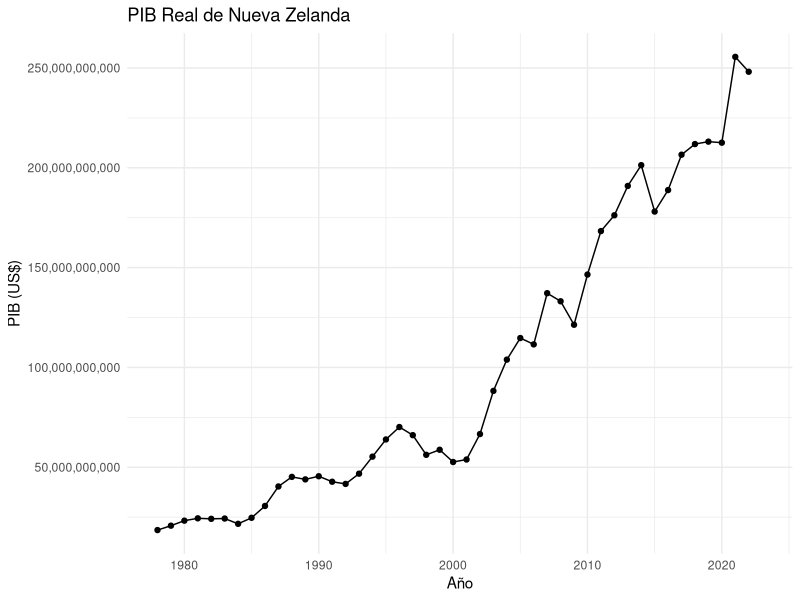
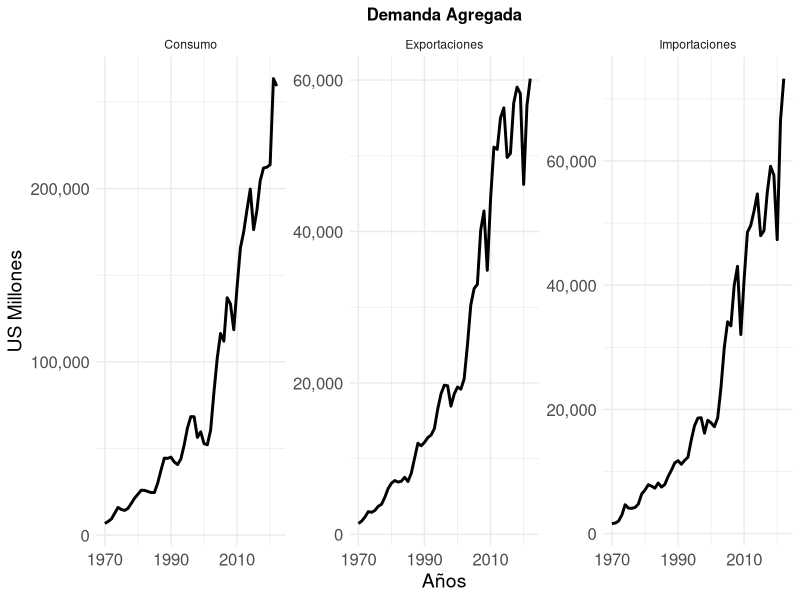
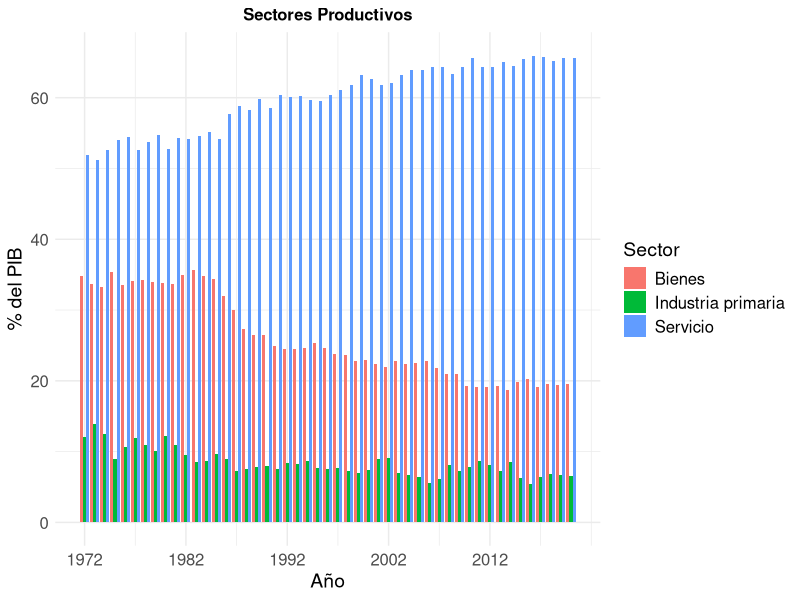
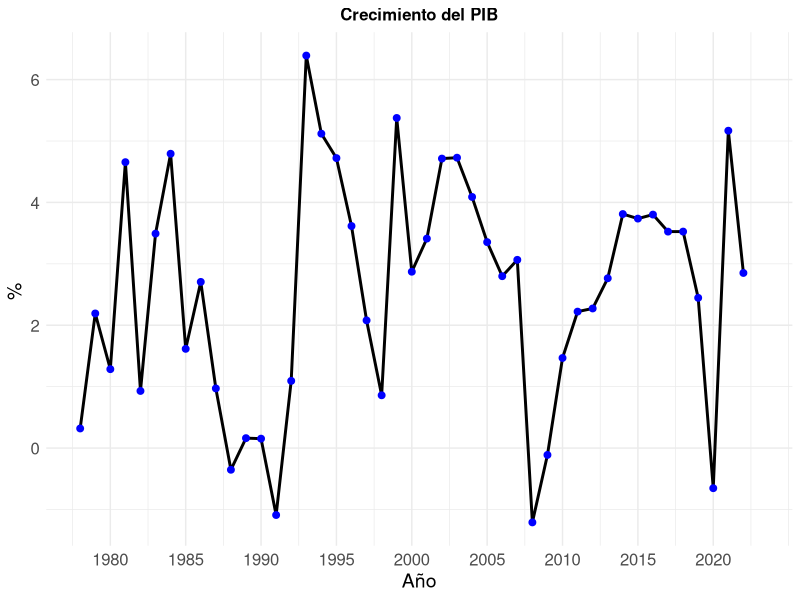
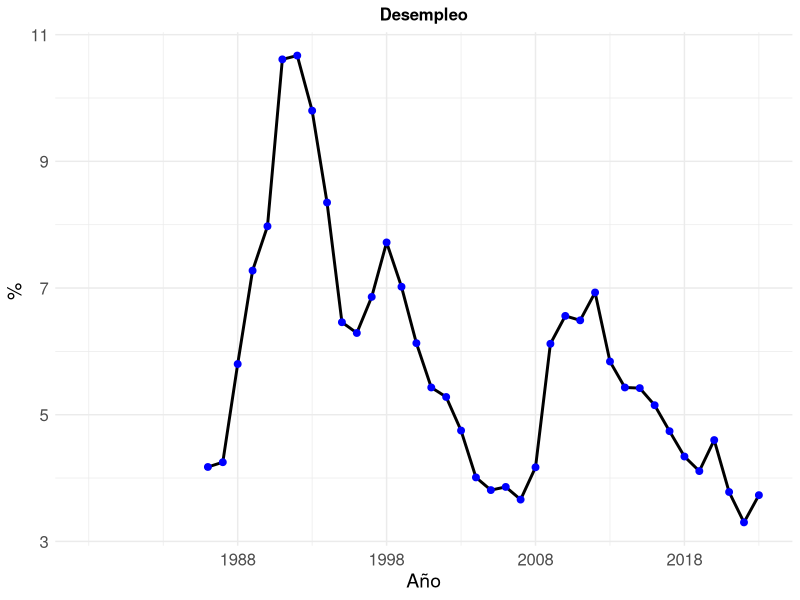
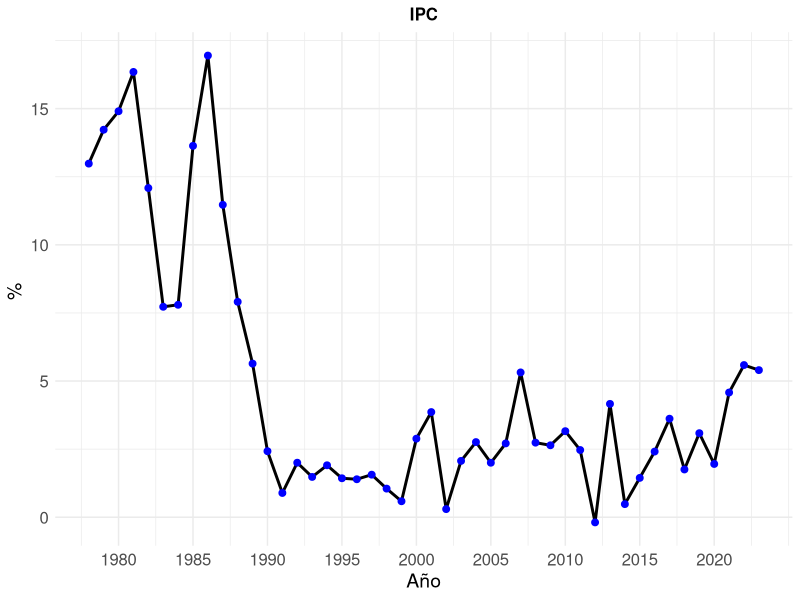
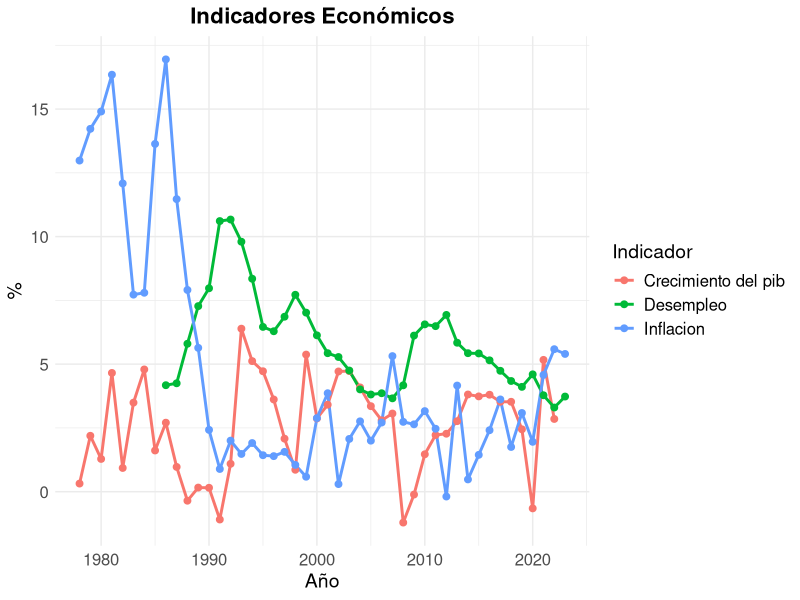
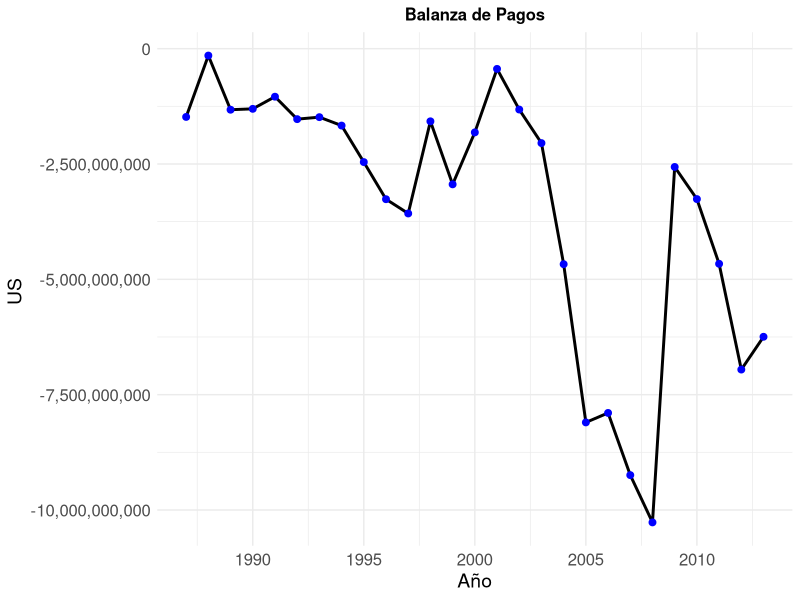

Write the R code that produced these figures, in order.
## ---- chunk 1
library(readxl)
datos <- read_excel("Nueva zelanda pib.xlsx")
library(ggplot2)
datos$Año <- as.numeric(as.character(datos$Año))
library(scales)
library(tidyr)
library(readxl)
library(dplyr)
deuda_gob <- read_excel("deuda gob.xls")
## ---- chunk 2
# Crea el gráfico con los ajustes solicitados
ggplot(datos, aes(x = Año, y = `PIB US a precio actual`)) +
  geom_line() +   # Para crear una línea que conecte los puntos
  geom_point() +  # Para añadir puntos en los datos
  labs(title = "PIB Real de Nueva Zelanda", 
       x = "Año", 
       y = "PIB (US$)") +
  scale_x_continuous(breaks = seq(1980, 2020, by = 10)) +  # Muestra solo años de 10 en 10 desde 1980 a 2020
  scale_y_continuous(labels = comma) +  # Formatea los valores del eje Y
  theme_minimal()  # Tema minimalista para una mejor visualización
## ---- chunk 3
demanda_agregada <- read_excel("demanda agregada.xlsx")
demanda_agregada$Años <- as.numeric(as.character(demanda_agregada$Años))

# Reorganiza los datos al formato largo
demanda_long <- demanda_agregada %>%
  pivot_longer(cols = c(Consumo, Exportaciones, Importaciones), 
               names_to = "Variable", 
               values_to = "Valor")

# Crea el gráfico con facetas
ggplot(demanda_long, aes(x = Años, y = Valor)) +
  geom_line(color = "black", size = 1) +  # Para crear una línea negra que conecte los puntos
  labs(
    title = "Demanda Agregada", 
    x = "Años", 
    y = "US Millones"
  ) +
  scale_x_continuous(
    breaks = seq(min(demanda_long$Años, na.rm = TRUE), max(demanda_long$Años, na.rm = TRUE), by = 20)
  ) +  # Muestra años de 10 en 10
  scale_y_continuous(labels = comma) +  # Formatea los valores del eje Y
  theme_minimal() +  # Tema minimalista para una mejor visualización
  theme(
    plot.title = element_text(hjust = 0.5, size = 12, face = "bold"),  # Centra y estiliza el título
    axis.title.x = element_text(size = 14),  # Ajusta el tamaño del título del eje X
    axis.title.y = element_text(size = 14),  # Ajusta el tamaño del título del eje Y
    axis.text = element_text(size = 12)  # Ajusta el tamaño del texto de los ejes
  ) +
  facet_wrap(~ Variable, scales = "free_y")  # Crea facetas para cada variable con escalas libres en el eje Y
## ---- chunk 4
por_cont <- read_excel("por cont.xlsx")
por_cont$año <- as.numeric(as.character(por_cont$año))

por_cont_long <- por_cont %>%
  pivot_longer(cols = c(`Industria primaria`, Bienes, Servicio), 
               names_to = "Variable", 
               values_to = "Valor")

# Crea el gráfico de barras con los ajustes solicitados
ggplot(por_cont_long, aes(x = año, y = Valor, fill = Variable)) +
  geom_bar(stat = "identity", position = "dodge") +  # Crea barras separadas por variable
  labs(title = "Sectores Productivos", 
       x = "Año", 
       y = "% del PIB", 
       fill = "Sector") +  # Etiqueta de la leyenda
  scale_x_continuous(breaks = seq(min(por_cont$año), max(por_cont$año), by = 10)) +  # Muestra años de 10 en 10
  scale_y_continuous(labels = comma) +  # Formatea los valores del eje Y
  theme_minimal() +  # Tema minimalista para una mejor visualización
  theme(
    plot.title = element_text(hjust = 0.5, size = 12, face = "bold"),  # Centra y estiliza el título
    axis.title.x = element_text(size = 14),  # Ajusta el tamaño del título del eje X
    axis.title.y = element_text(size = 14),  # Ajusta el tamaño del título del eje Y
    axis.text = element_text(size = 12),  # Ajusta el tamaño del texto de los ejes
    legend.title = element_text(size = 14),  # Ajusta el tamaño del título de la leyenda
    legend.text = element_text(size = 12)  # Ajusta el tamaño del texto de la leyenda
  )
## ---- chunk 5
# Crea el gráfico con los ajustes solicitados
ggplot(datos, aes(x = Año, y =`Crecimiento del pib`)) +
  geom_line(color = "black", size = 1) +   # Para crear una línea azul que conecte los puntos
  geom_point(color = "blue", size = 2) +  # Para añadir puntos rojos en los datos
  labs(title = "Crecimiento del PIB", 
       x = "Año", 
       y = "% ") +
  scale_x_continuous(breaks = seq(1980, 2020, by = 5)) +  # Muestra solo años de 10 en 10 desde 1980 a 2020
  scale_y_continuous(labels = comma) +  # Formatea los valores del eje Y
  theme_minimal() +  # Tema minimalista para una mejor visualización
  theme(
    plot.title = element_text(hjust = 0.5, size = 12, face = "bold"),  # Centra y estiliza el título
    axis.title.x = element_text(size = 14),  # Ajusta el tamaño del título del eje X
    axis.title.y = element_text(size = 14),  # Ajusta el tamaño del título del eje Y
    axis.text = element_text(size = 12)  # Ajusta el tamaño del texto de los ejes
  )
## ---- chunk 6

# Crea el gráfico con los ajustes solicitados
ggplot(datos, aes(x = Año, y = Desempleo)) +
  geom_line(color = "black", size = 1) +   # Para crear una línea azul que conecte los puntos
  geom_point(color = "blue", size = 2) +  # Para añadir puntos rojos en los datos
  labs(title = "Desempleo", 
       x = "Año", 
       y = "% ") +
  scale_x_continuous(breaks = seq(1988, 2020, by = 10)) +  # Muestra solo años de 10 en 10 desde 1980 a 2020
  scale_y_continuous(labels = comma) +  # Formatea los valores del eje Y
  theme_minimal() +  # Tema minimalista para una mejor visualización
  theme(
    plot.title = element_text(hjust = 0.5, size = 12, face = "bold"),  # Centra y estiliza el título
    axis.title.x = element_text(size = 14),  # Ajusta el tamaño del título del eje X
    axis.title.y = element_text(size = 14),  # Ajusta el tamaño del título del eje Y
    axis.text = element_text(size = 12)  # Ajusta el tamaño del texto de los ejes
  )
## ---- chunk 7
ggplot(datos, aes(x = Año, y = Inflacion)) +
  geom_line(color = "black", size = 1) +   # Para crear una línea azul que conecte los puntos
  geom_point(color = "blue", size = 2) +  # Para añadir puntos rojos en los datos
  labs(title = "IPC", 
       x = "Año", 
       y = "% ") +
  scale_x_continuous(breaks = seq(1980, 2020, by = 5)) +  # Muestra solo años de 10 en 10 desde 1980 a 2020
  scale_y_continuous(labels = comma) +  # Formatea los valores del eje Y
  theme_minimal() +  # Tema minimalista para una mejor visualización
  theme(
    plot.title = element_text(hjust = 0.5, size = 12, face = "bold"),  # Centra y estiliza el título
    axis.title.x = element_text(size = 14),  # Ajusta el tamaño del título del eje X
    axis.title.y = element_text(size = 14),  # Ajusta el tamaño del título del eje Y
    axis.text = element_text(size = 12)  # Ajusta el tamaño del texto de los ejes
  )
## ---- chunk 8


datos_long_2 <- datos %>%
  pivot_longer(cols = c(`Crecimiento del pib`, Desempleo, Inflacion), 
               names_to = "Variable", 
               values_to = "Valor")

# Crea el gráfico con los ajustes solicitados
ggplot(datos_long_2, aes(x = Año, y = Valor, color = Variable)) +
  geom_line(size = 1) +   # Para crear una línea que conecte los puntos
  geom_point(size = 2) +  # Para añadir puntos en los datos
  labs(title = "Indicadores Económicos", 
       x = "Año", 
       y = "%", 
       color = "Indicador") +  # Etiqueta de la leyenda
  scale_x_continuous(breaks = seq(1980, 2020, by = 10)) +  # Muestra solo años de 10 en 10 desde 1980 a 2020
  scale_y_continuous(labels = comma) +  # Formatea los valores del eje Y
  theme_minimal() +  # Tema minimalista para una mejor visualización
  theme(
    plot.title = element_text(hjust = 0.5, size = 16, face = "bold"),  # Centra y estiliza el título
    axis.title.x = element_text(size = 14),  # Ajusta el tamaño del título del eje X
    axis.title.y = element_text(size = 14),  # Ajusta el tamaño del título del eje Y
    axis.text = element_text(size = 12),  # Ajusta el tamaño del texto de los ejes
    legend.title = element_text(size = 14),  # Ajusta el tamaño del título de la leyenda
    legend.text = element_text(size = 12)  # Ajusta el tamaño del texto de la leyenda
  )
## ---- chunk 9
balanza_de_pago <- read_excel("balanza de pago.xls")

ggplot(balanza_de_pago, aes(x = año, y = bp)) +
  geom_line(color = "black", size = 1) +   # Para crear una línea azul que conecte los puntos
  geom_point(color = "blue", size = 2) +  # Para añadir puntos rojos en los datos
  labs(title = "Balanza de Pagos", 
       x = "Año", 
       y = "US ") +
  scale_x_continuous(breaks = seq(1980, 2020, by = 5)) +  # Muestra solo años de 10 en 10 desde 1980 a 2020
  scale_y_continuous(labels = comma) +  # Formatea los valores del eje Y
  theme_minimal() +  # Tema minimalista para una mejor visualización
  theme(
    plot.title = element_text(hjust = 0.5, size = 12, face = "bold"),  # Centra y estiliza el título
    axis.title.x = element_text(size = 14),  # Ajusta el tamaño del título del eje X
    axis.title.y = element_text(size = 14),  # Ajusta el tamaño del título del eje Y
    axis.text = element_text(size = 12)  # Ajusta el tamaño del texto de los ejes
  )
## ---- chunk 10
tc <- read_excel("tc.xls")
ggplot(tc, aes(x = año, y = tc)) +
  geom_line(color = "black", size = 1) +   # Para crear una línea azul que conecte los puntos
  geom_point(color = "blue", size = 2) +  # Para añadir puntos rojos en los datos
  labs(title = "Tipo de Cambio", 
       x = "Año", 
       y = " ") +
  scale_x_continuous(breaks = seq(1910, 2020, by = 5)) +  # Muestra solo años de 10 en 10 desde 1980 a 2020
  scale_y_continuous(labels = comma) +  # Formatea los valores del eje Y
  theme_minimal() +  # Tema minimalista para una mejor visualización
  theme(
    plot.title = element_text(hjust = 0.5, size = 12, face = "bold"),  # Centra y estiliza el título
    axis.title.x = element_text(size = 14),  # Ajusta el tamaño del título del eje X
    axis.title.y = element_text(size = 14),  # Ajusta el tamaño del título del eje Y
    axis.text = element_text(size = 12))  # Ajusta el tamaño del texto de los ejes
## ---- chunk 11
bf <- read_excel("bf.xls")
ggplot(bf, aes(x = año, y = bf)) +
  geom_line(color = "black", size = 1) +   # Para crear una línea azul que conecte los puntos
  geom_point(color = "blue", size = 2) +  # Para añadir puntos rojos en los datos
  labs(title = "Balanza Fiscal", 
       x = "Año", 
       y = " US Millones ") +
  scale_x_continuous(breaks = seq(1980, 2020, by = 5)) +  # Muestra solo años de 10 en 10 desde 1980 a 2020
  scale_y_continuous(labels = comma) +  # Formatea los valores del eje Y
  theme_minimal() +  # Tema minimalista para una mejor visualización
  theme(
    plot.title = element_text(hjust = 0.5, size = 12, face = "bold"),  # Centra y estiliza el título
    axis.title.x = element_text(size = 14),  # Ajusta el tamaño del título del eje X
    axis.title.y = element_text(size = 14),  # Ajusta el tamaño del título del eje Y
    axis.text = element_text(size = 12))  # Ajusta el tamaño del texto de los ejes
## ---- chunk 12
ggplot(deuda_gob, aes(x = año, y = deuda)) +
  geom_line(color = "black", size = 1) +   # Para crear una línea azul que conecte los puntos
  geom_point(color = "blue", size = 2) +  # Para añadir puntos rojos en los datos
  labs(title = "Deuda del Gobierno", 
       x = "Año", 
       y = "% PIB ") +
  theme_minimal() +  # Tema minimalista para una mejor visualización
  theme(
    plot.title = element_text(hjust = 0.5, size = 12, face = "bold"),  # Centra y estiliza el título
    axis.title.x = element_text(size = 14),  # Ajusta el tamaño del título del eje X
    axis.title.y = element_text(size = 14),  # Ajusta el tamaño del título del eje Y
    axis.text = element_text(size = 12)  # Ajusta el tamaño del texto de los ejes
  )
## ---- chunk 13

cta_cor <- read_excel("cta cor.xls")

ggplot(cta_cor, aes(x = año, y = cta)) +
  geom_line(color = "black", size = 1) +   # Para crear una línea azul que conecte los puntos
  geom_point(color = "blue", size = 2) +  # Para añadir puntos rojos en los datos
  labs(title = "Cuenta Corriente", 
       x = "Año", 
       y = "% PIB ") +
  theme_minimal() +  # Tema minimalista para una mejor visualización
  theme(
    plot.title = element_text(hjust = 0.5, size = 12, face = "bold"),  # Centra y estiliza el título
    axis.title.x = element_text(size = 14),  # Ajusta el tamaño del título del eje X
    axis.title.y = element_text(size = 14),  # Ajusta el tamaño del título del eje Y
    axis.text = element_text(size = 12)  # Ajusta el tamaño del texto de los ejes
  )
## ---- chunk 14

ti <- read_excel("ti.xlsx")
ti$año <- as.numeric(as.character(ti$año))

# Crea el gráfico con los ajustes solicitados
ggplot(ti, aes(x = año, y = ti)) +
  geom_line(color = "black", size = 1) +   # Para crear una línea negra que conecte los puntos
  geom_point(color = "blue", size = 2) +  # Para añadir puntos azules en los datos
  labs(title = "Tasa de interés", 
       x = "Año", 
       y = "%") +
  scale_x_continuous(breaks = seq(1980, 2020, by = 10)) +  # Muestra solo años de 10 en 10 desde 1980 a 2020
  scale_y_continuous(labels = comma) +  # Formatea los valores del eje Y
  theme_minimal() +  # Tema minimalista para una mejor visualización
  theme(
    plot.title = element_text(hjust = 0.5, size = 12, face = "bold"),  # Centra y estiliza el título
    axis.title.x = element_text(size = 14),  # Ajusta el tamaño del título del eje X
    axis.title.y = element_text(size = 14),  # Ajusta el tamaño del título del eje Y
    axis.text = element_text(size = 12)  # Ajusta el tamaño del texto de los ejes
  )
